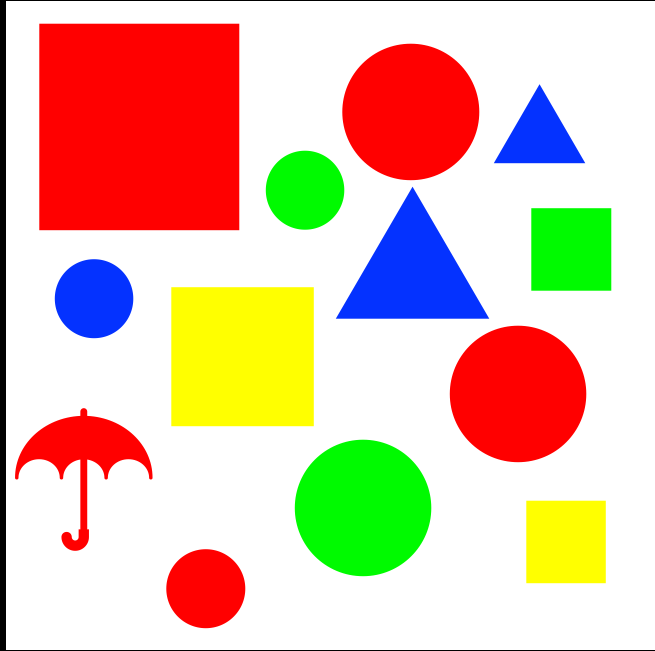
#> input picture FinalExam/Question & Resources/0003.png, 1310 x 1301 px, found by its file name (shown at 1/2 size)
$ python final_dig_image.py   (older library calls are emulated)
#> lines starting #> are read from the running program, lines starting #| are printed output that depends on the picture; after the words box and inside, x2 and y2 are one past the last pixel; in counts of white or black regions, pixels touching at a corner belong together
#> further down, img_rgb is the input picture: shape (1301, 1310, 3); mean B, G, R 172, 194.1, 225.5
# -*- coding: utf-8 -*-
"""Final_Dig_Image.ipynb

Automatically generated by Colaboratory.

Original file is located at
    https://colab.research.google.com/drive/1rw4iXDx3WzeAmIZo6JxqxH7MkUK9IJlg
"""

from math import log10, sqrt
from skimage import io,color
import cv2
import matplotlib.pyplot as plt
import numpy as np

#input: image_bgr มาจาก opencv lib
#output: num_count ตามฟังก์ชัน result_image เป็น bgr
def count_all_objs(image_bgr):
  image_gray = cv2.cvtColor(image_bgr, cv2.COLOR_BGR2GRAY)
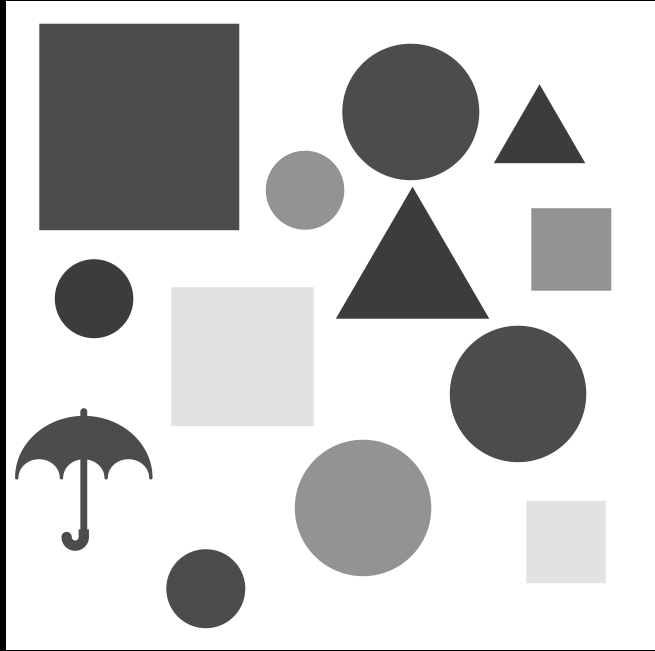
#> image_gray: shape (1301, 1310) (shown at 1/2 size); min 0, max 255, mean 201
  eroded_image = eroded(image_gray)
  connectivity = 4
  output = cv2.connectedComponentsWithStats(eroded_image, connectivity, cv2.CV_32S)
  no_labels = output[0]-2
  labels = output[1]
  stats = output[2]
  centroids = output[3]
  num_count = no_labels
  result_image = image_bgr.copy()
  for i in range(no_labels):
    cv2.putText(result_image, str(i+1), (int(centroids[i+2][0]-40), int(centroids[i+2][1]-10)), cv2.FONT_HERSHEY_SIMPLEX, 2, (255,255,255), 8)
  return num_count, result_image
def count_circles(image_bgr):
  image_gray = cv2.cvtColor(image_bgr, cv2.COLOR_BGR2GRAY)
  eroded_image = eroded(image_gray)
  output = cv2.connectedComponentsWithStats(eroded_image, connectivity, cv2.CV_32S)
  no_labels = output[0]-2
  labels = output[1]
  stats = output[2]
  centroids = output[3]
  num_count = 0
  result_image = image_bgr.copy()
  for i in range(no_labels):
    a = np.sum((labels==i+2).astype(np.uint8))
    if image_type(a) =="small circle" or image_type(a) =="medium circle" or image_type(a) =="large circle":
      num_count+=1
      cv2.putText(result_image, str(num_count), (int(centroids[i+2][0]-40), int(centroids[i+2][1]-10)), cv2.FONT_HERSHEY_SIMPLEX, 2, (255,255,255), 8)
  return num_count, result_image
# [118 lines left out: functions count_small_circles, count_med_circles, count_large_circles, count_triangles, count_rectangles, count_umbrella and 1 more, not called in this run]
def eroded(image_bgr):
  ret,th1 = cv2.threshold(image_bgr,250,255,cv2.THRESH_BINARY_INV)
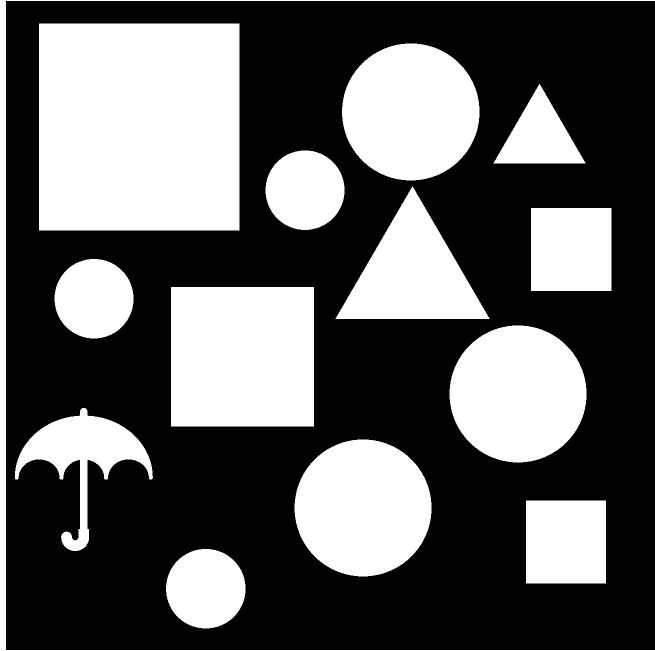
#> th1: shape (1301, 1310) (shown at 1/2 size); 37.2% white; 14 white regions, largest, box (x1, y1, x2, y2) and area: (78, 47, 479, 461) 166014, (342, 574, 628, 853) 79794, (684, 87, 959, 361) 59187
  th1 = (th1!=0).astype(np.uint8)
  kernel = np.ones((3,3), np.uint8)
  img_eroded = cv2.erode(th1,kernel,iterations = 1)
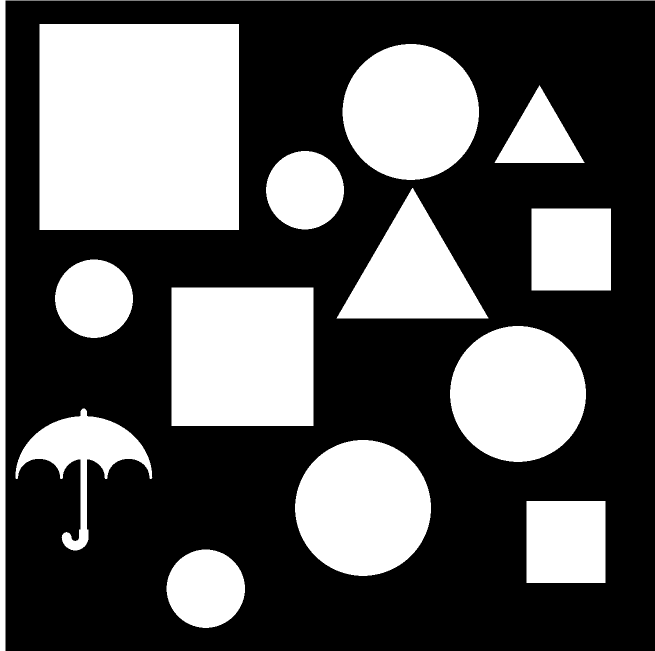
#> img_eroded: shape (1301, 1310) (shown at 1/2 size); values 0 (black) and 1 (white), 36.3% white; 14 white regions, largest, box (x1, y1, x2, y2) and area: (79, 48, 478, 460) 164388, (343, 575, 627, 852) 78668, (685, 88, 958, 360) 58093
  return img_eroded

# [29 lines of commented-out code are left out]

img_rgb = cv2.imread("0003.png")
num_count = (count_all_objs(img_rgb))[0]
#> in count_all_objs, `no_labels = output[0]-2`: no_labels = 13
#> in count_all_objs, `labels = output[1]`:
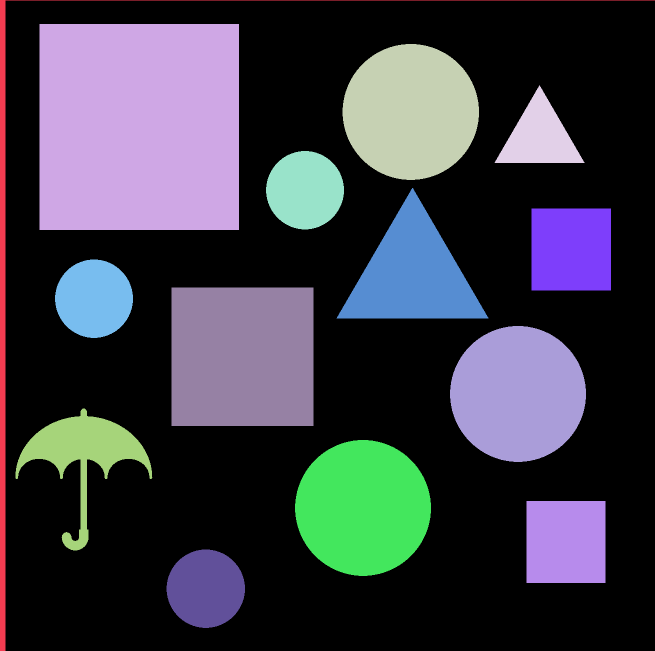
#> labels: shape (1301, 1310) int32 (shown at 1/2 size); 15 distinct labels, from 0 to 14; one colour per label, 0 black
#> in count_all_objs, `stats = output[2]`: stats = 15 rows, first 6: [11, 1, 1299, 1300, 1085957], [0, 0, 1310, 1301, 15610], [79, 48, 399, 412, 164388], [685, 88, 273, 272, 58093], [989, 171, 180, 155, 14080], [532, 302, 156, 157, 19099]
#> in count_all_objs, `centroids = output[3]`: centroids = 15 rows, first 8: [687.9, 695.1], [59.51, 595.9], [278, 253.5], [821.1, 223.4], [1078.6, 273.5], [609.6, 379.9], [824.6, 549.2], [1142, 498.5]
#> in count_all_objs, `num_count = no_labels`: num_count = 13
#> after the loop in count_all_objs, `for i in range(no_labels):`:
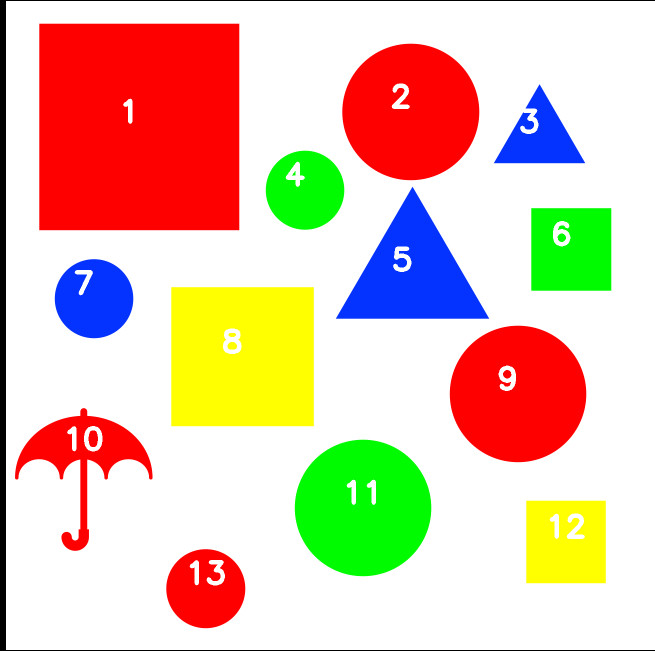
#> result_image: shape (1301, 1310, 3) (shown at 1/2 size); 0.81% of pixels changed, all inside (x1, y1, x2, y2) = (134, 167, 1170, 1171)
#> num_count = 13
result_image = (count_all_objs(img_rgb))[1]
plt.imshow(result_image[:,:,::-1]);plt.show()
print("Num of all objects: ", num_count)
#| Num of all objects:  13
#> (the run stopped early here; a loop or call above may not have finished)

$ run again, with FinalExam/Question & Resources/0000.png copied over FinalExam/Question & Resources/0003.png
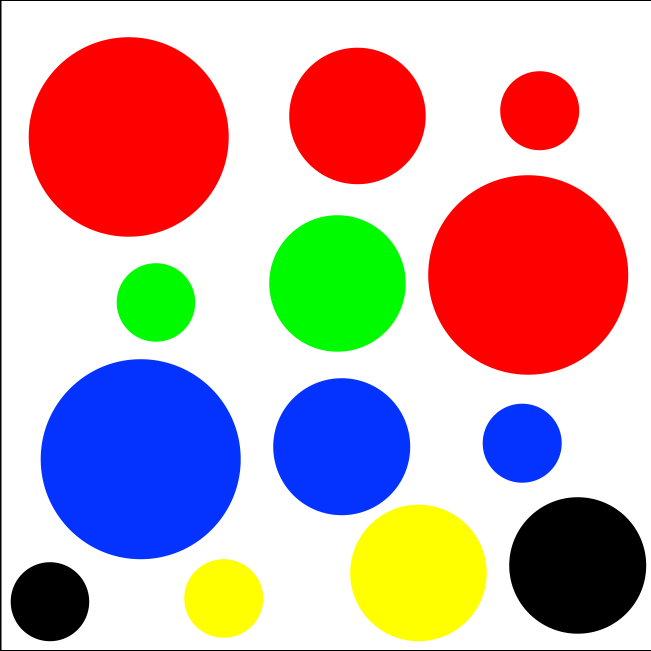
#> input picture FinalExam/Question & Resources/0000.png, 1301 x 1301 px, found by its file name (shown at 1/2 size)
#> img_rgb is the input picture: shape (1301, 1301, 3); mean B, G, R 169, 167.5, 200
#> img_eroded: shape (1301, 1301); values 0 (black) and 1 (white), 45.1% white; 14 white regions, largest, box (x1, y1, x2, y2) and area: (82, 719, 481, 1118) 124744, (58, 75, 457, 473) 124412, (857, 351, 1256, 749) 124412
#> no_labels = 13
#> in count_all_objs, `labels = output[1]`:
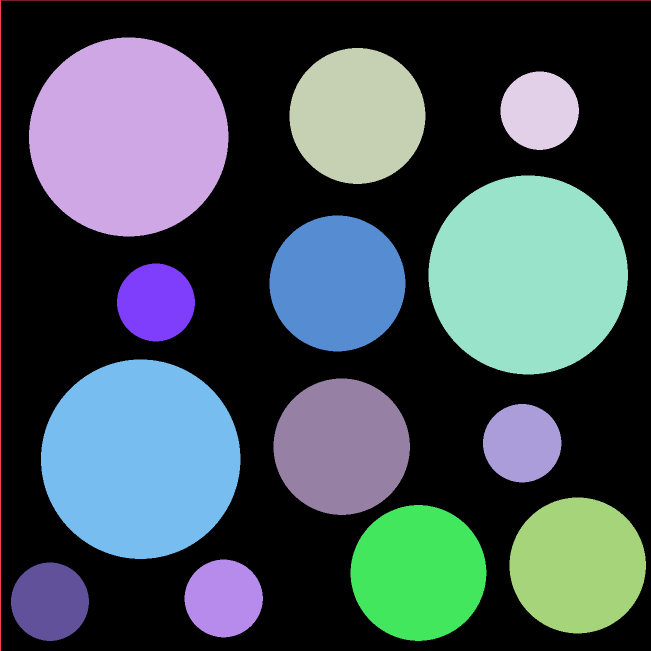
#> labels: shape (1301, 1301) int32 (shown at 1/2 size); 15 distinct labels, from 0 to 14; one colour per label, 0 black
#> stats = 15 rows, first 6: [2, 1, 1299, 1300, 929639], [0, 0, 1301, 1301, 3901], [58, 75, 399, 398, 124412], [579, 96, 272, 272, 57870], [1001, 143, 157, 157, 19239], [857, 351, 399, 398, 124412]
#> centroids = 15 rows, first 8: [654.2, 616.4], [217.1, 433.6], [256.9, 273.4], [714.4, 231.4], [1078.9, 220.9], [1055.9, 549.4], [674.4, 566.4], [311.4, 604.4]
#> in count_all_objs, `num_count = no_labels`: num_count = 13
#> after the loop in count_all_objs, `for i in range(no_labels):`:
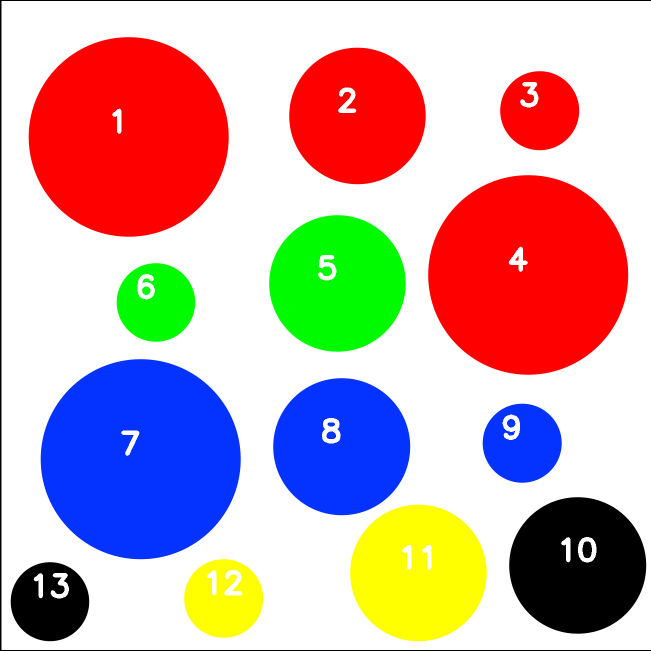
#> result_image: shape (1301, 1301, 3) (shown at 1/2 size); 0.82% of pixels changed, all inside (x1, y1, x2, y2) = (67, 164, 1193, 1197)
#| Num of all objects:  13

$ run again, with FinalExam/Question & Resources/0001.png copied over FinalExam/Question & Resources/0003.png
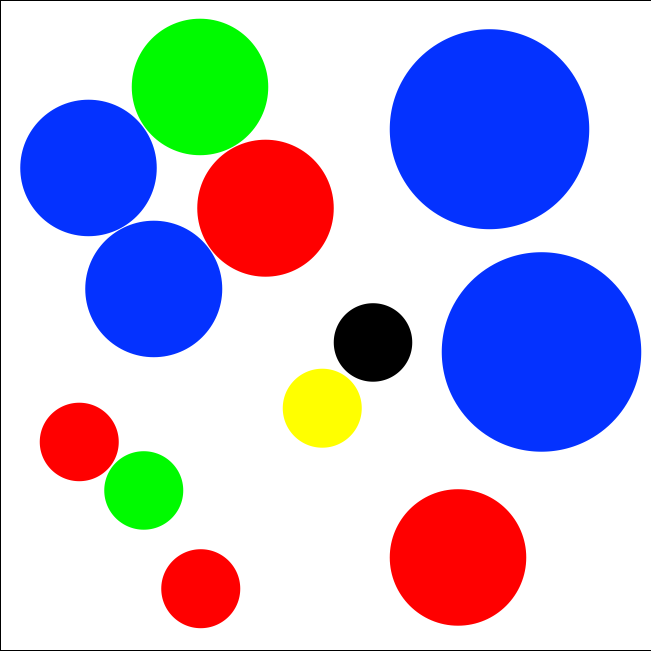
#> input picture FinalExam/Question & Resources/0001.png, 1301 x 1301 px, found by its file name (shown at 1/2 size)
#> img_rgb is the input picture: shape (1301, 1301, 3); mean B, G, R 212.8, 182.8, 184.8
#> img_eroded: shape (1301, 1301); values 0 (black) and 1 (white), 37.6% white; 13 white regions, largest, box (x1, y1, x2, y2) and area: (780, 59, 1178, 458) 124416, (884, 505, 1282, 903) 124091, (171, 442, 444, 714) 58108
#> no_labels = 12
#> in count_all_objs, `labels = output[1]`:
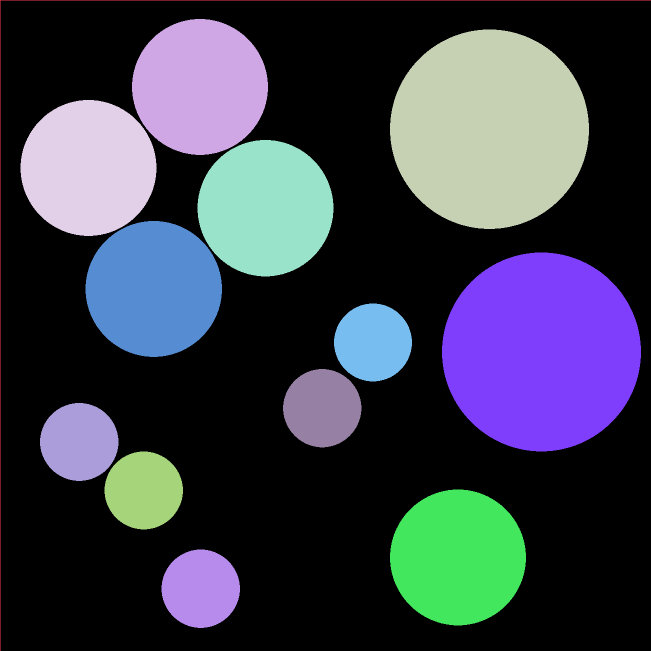
#> labels: shape (1301, 1301) int32 (shown at 1/2 size); 14 distinct labels, from 0 to 13; one colour per label, 0 black
#> stats = 14 rows, first 6: [1, 1, 1300, 1300, 1056079], [0, 0, 1301, 1301, 2601], [264, 38, 272, 272, 57858], [780, 59, 398, 399, 124416], [41, 200, 272, 272, 57890], [395, 280, 272, 273, 58090]
#> centroids = 14 rows, first 8: [630.2, 702.1], [325.1, 325.1], [399.5, 173.4], [978.5, 257.9], [176.5, 335.4], [530.5, 415.9], [307, 577.4], [1082.5, 703.4]
#> in count_all_objs, `num_count = no_labels`: num_count = 12
#> after the loop in count_all_objs, `for i in range(no_labels):`:
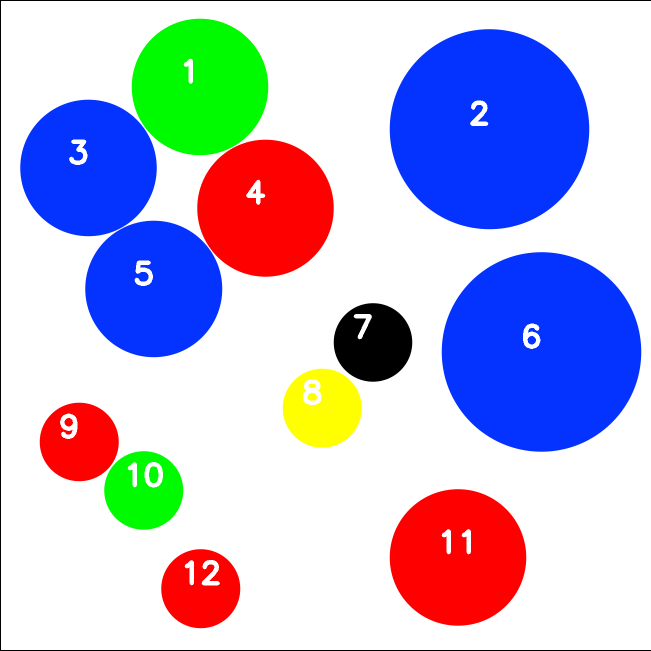
#> result_image: shape (1301, 1301, 3) (shown at 1/2 size); 0.74% of pixels changed, all inside (x1, y1, x2, y2) = (120, 117, 1081, 1171)
#| Num of all objects:  12

$ run again, with FinalExam/Question & Resources/0002.png copied over FinalExam/Question & Resources/0003.png
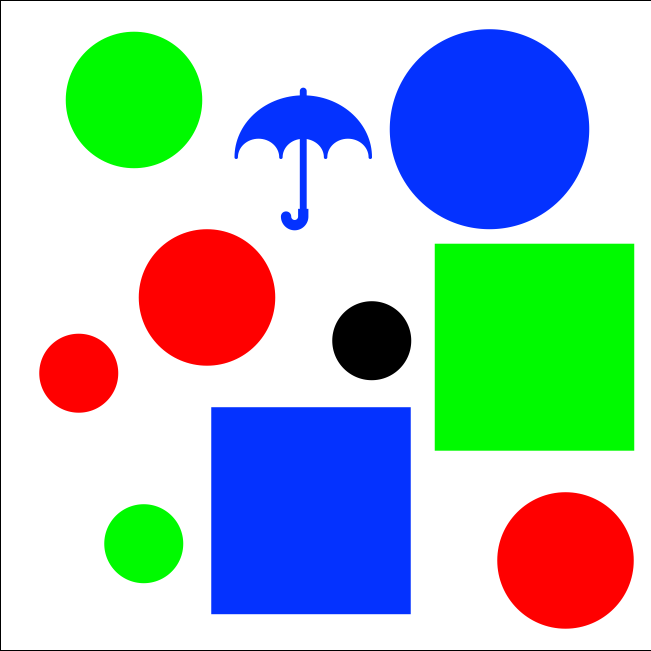
#> input picture FinalExam/Question & Resources/0002.png, 1301 x 1301 px, found by its file name (shown at 1/2 size)
#> img_rgb is the input picture: shape (1301, 1301, 3); mean B, G, R 193.8, 191.7, 167.9
#> img_eroded: shape (1301, 1301); values 0 (black) and 1 (white), 41.9% white; 11 white regions, largest, box (x1, y1, x2, y2) and area: (870, 488, 1268, 901) 164374, (423, 815, 821, 1228) 164374, (780, 59, 1178, 458) 124416
#> no_labels = 10
#> in count_all_objs, `labels = output[1]`:
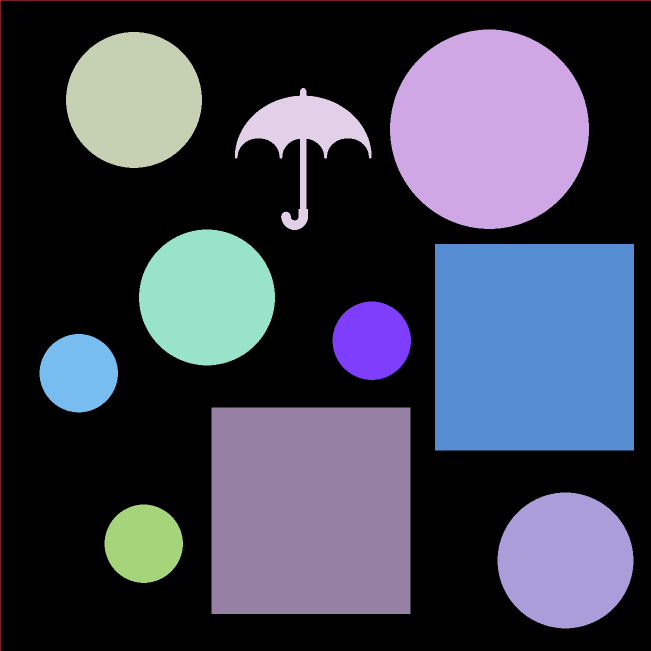
#> labels: shape (1301, 1301) int32 (shown at 1/2 size); 12 distinct labels, from 0 to 11; one colour per label, 0 black
#> stats = [[1, 1, 1300, 1300, 983070], [0, 0, 1301, 1301, 2601], [780, 59, 398, 399, 124416], [132, 64, 272, 272, 57858], [470, 176, 273, 284, 22461], [278, 459, 272, 272, 57878], [870, 488, 398, 413, 164374], [665, 603, 157, 157, 19235], [79, 668, 157, 157, 19229], [423, 815, 398, 413, 164374], [995, 985, 272, 272, 57878], [209, 1009, 157, 157, 19227]]
#> centroids = [[568.2, 630.9], [325.1, 325.1], [978.5, 257.9], [267.5, 199.4], [605, 267.7], [413.5, 594.4], [1068.5, 694], [743, 680.9], [157, 745.9], [621.5, 1021], [1130.5, 1120.4], [287, 1086.9]]
#> in count_all_objs, `num_count = no_labels`: num_count = 10
#> after the loop in count_all_objs, `for i in range(no_labels):`:
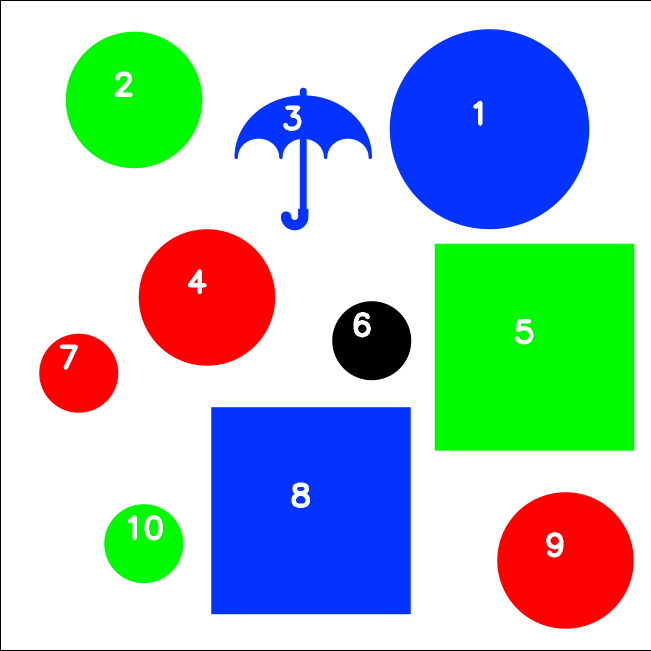
#> result_image: shape (1301, 1301, 3) (shown at 1/2 size); 0.59% of pixels changed, all inside (x1, y1, x2, y2) = (119, 143, 1127, 1115)
#| Num of all objects:  10
